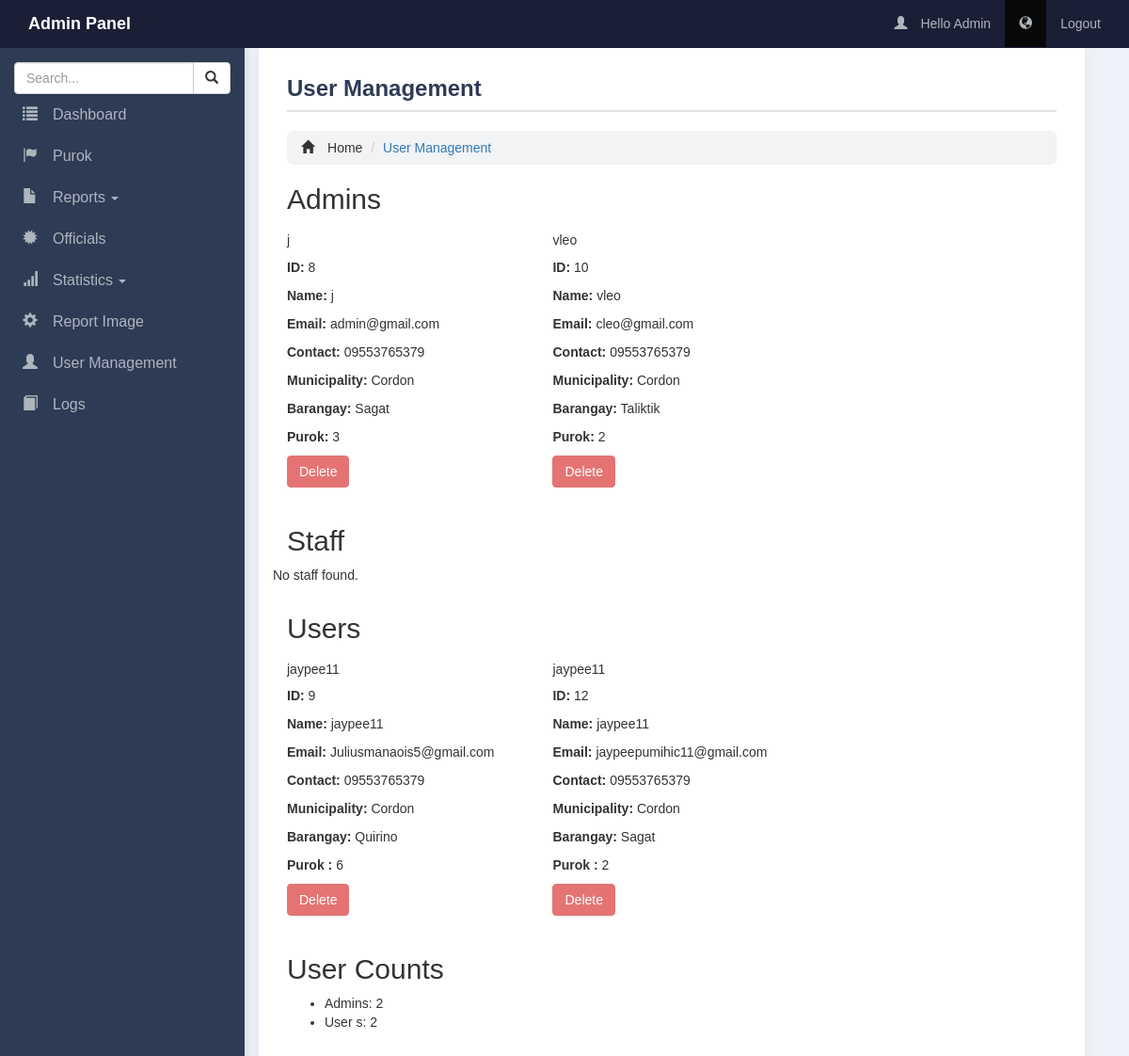
Screenshot of /user_management.php with the database file from the repository.
### tables this page shows
CREATE TABLE `users` (
  `id` int(11) NOT NULL,
  `user_type` varchar(50) NOT NULL,
  `name` varchar(100) NOT NULL,
  `email` varchar(100) NOT NULL,
  `password` varchar(255) NOT NULL,
  `contact` varchar(50) NOT NULL,
  `municipality` varchar(50) NOT NULL,
  `barangay` varchar(50) NOT NULL,
  `purok` int(11) NOT NULL,
  `verified` tinyint(1) NOT NULL DEFAULT 0
);

### user_management.php (the view, shortened to what this page needs)
<!DOCTYPE html>
<html lang="en">
<head>
  <link rel='stylesheet' href='//maxcdn.bootstrapcdn.com/bootstrap/3.3.5/css/bootstrap.min.css'>
  <link rel='stylesheet' href='//cdnjs.cloudflare.com/ajax/libs/animate.css/3.2.3/animate.min.css'>
  <link rel="stylesheet" href="admin.css">
</head>
<body>
<nav class="navbar navbar-inverse navbar-fixed-top">
  <div class="container">
    <div class="navbar-header">
      <a class="navbar-brand" href="/">Admin Panel</a>
    </div>
    <div class="collapse navbar-collapse">
      <ul class="nav navbar-nav navbar-right">
        <li><a href="#"><span class="glyphicon glyphicon-user">&nbsp;</span>Hello Admin</a></li>
        <li class="active"><a title="View Website" href="#"><span class="glyphicon glyphicon-globe"></span></a></li>
        <li><a href="login.php">Logout</a></li>
      </ul>
    </div>
  </div>
</nav>
<div class="container-fluid">
  <div class="col-md-3">
    <div id="sidebar">
      <div class="container-fluid tmargin">
        <div class="input-group">
          <input type="text" class="form-control" placeholder="Search...">
          <span class="input-group-btn">
            <button class="btn btn-default"><span class="glyphicon glyphicon-search"></span></button>
          </span>
        </div>
      </div>
      <ul class="nav navbar-nav side-bar">
        <li class="side-bar"><a href="admin_dashboard.php"><span class="glyphicon glyphicon-list">&nbsp;</span>Dashboard</a></li>
        <li class="side-bar"><a href="purok.php"><span class="glyphicon glyphicon-flag">&nbsp;</span>Purok</a></li>
        <li class="dropdown">
          <a href="#" class="dropdown-toggle" data-toggle="dropdown"><span class="glyphicon glyphicon-file">&nbsp;</span>Reports <span class="caret"></span></a>
        </li>
        <li class="side-bar"><a href="#"><span class="glyphicon glyphicon-certificate">&nbsp;</span>Officials</a></li>
        <li class="dropdown">
          <a href="#" class="dropdown-toggle" data-toggle="dropdown"><span class="glyphicon glyphicon-signal">&nbsp;</span>Statistics <span class="caret"></span></a>
        </li>
        <li class="side-bar"><a href="report_image.php"><span class="glyphicon glyphicon-cog">&nbsp;</span>Report Image</a></li>
        <li class="side-bar"><a href="user_management.php"><span class="glyphicon glyphicon-user">&nbsp;</span>User Management</a></li>
        <li class="side-bar"><a href="logs.php"><span class="glyphicon glyphicon-book">&nbsp;</span>Logs</a></li>
      </ul>
    </div>
  </div>
  <div class="col-md-9 animated bounce">
    <h1 class="page-header">User  Management</h1>
    <ul class="breadcrumb">
      <li><span class="glyphicon glyphicon-home">&nbsp;</span>Home</li>
      <li><a href="#">User  Management</a></li>
    </ul>
    <h2>Admins</h2>
    <div class="row">
      <?php
      include('db_connection.php');
      $stmt = $conn->prepare("SELECT * FROM users WHERE user_type = 'admin' ORDER BY id ASC");
      $stmt->execute();
      $admins = $stmt->get_result();
      if ($admins->num_rows > 0) {
        while ($admin = $admins->fetch_assoc()) {
          ?>
          <div class="col-md-4">
            <div class="card" style="margin-bottom: 20px;">
              <div class="card-body">
                <h5 class="card-title"><?php echo $admin['name']; ?></h5>
                <p class=" card-text"><strong>ID:</strong> <?php echo $admin['id']; ?></p>
                <p class="card-text"><strong>Name:</strong> <?php echo $admin['name']; ?></p>
                <p class="card-text"><strong>Email:</strong> <?php echo $admin['email']; ?></p>
                <p class="card-text"><strong>Contact:</strong> <?php echo $admin['contact']; ?></p>
                <p class="card-text"><strong>Municipality:</strong> <?php echo $admin['municipality']; ?></p>
                <p class="card-text"><strong>Barangay:</strong> <?php echo $admin['barangay']; ?></p>
                <p class="card-text"><strong>Purok:</strong> <?php echo $admin['purok']; ?></p>
                <button class="btn btn-danger" onclick="deleteUser(<?php echo $admin['id']; ?>)">Delete</button>
              </div>
            </div>
          </div>
          <?php
        }
      } else {
        echo '<p>No admins found.</p>';
      }
      ?>
    </div>
    <h2>Staff</h2>
    <div class="row">
      <?php
      $stmt = $conn->prepare("SELECT * FROM users WHERE user_type = 'staff' ORDER BY id ASC");
      $stmt->execute();
      $staff = $stmt->get_result();
      if ($staff->num_rows > 0) {
        while ($staffMember = $staff->fetch_assoc()) {
          ?>
          <div class="col-md-4">
            <div class="card" style="margin-bottom: 20px;">
              <div class="card-body">
                <h5 class="card-title"><?php echo $staffMember['name']; ?></h5>
                <p class="card-text"><strong>ID:</strong> <?php echo $staffMember['id']; ?></p>
                <p class="card-text"><strong>Name:</strong> <?php echo $staffMember['name']; ?></p>
                <p class="card-text"><strong>Email:</strong> <?php echo $staffMember['email']; ?></p>
                <p class="card-text"><strong>Contact:</strong> <?php echo $staffMember['contact']; ?></p>
                <p class="card-text"><strong>Municipality:</strong> <?php echo $staffMember['municipality']; ?></p>
                <p class="card-text"><strong>Barangay:</strong> <?php echo $staffMember['barangay']; ?></p>
                <p class="card-text"><strong>Purok:</strong> <?php echo $staffMember['purok']; ?></p>
                <button class="btn btn-danger" onclick="deleteUser(<?php echo $staffMember['id']; ?>)">Delete</button>
              </div>
            </div>
          </div>
          <?php
        }
      } else {
        echo '<p>No staff found.</p>';
      }
      ?>
    </div>
    <h2>Users</h2>
    <div class="row">
      <?php
      $stmt = $conn->prepare("SELECT * FROM users WHERE user_type = 'user' ORDER BY id ASC");
      $stmt->execute();
      $users = $stmt->get_result();
      if ($users->num_rows > 0) {
        while ($user = $users->fetch_assoc()) {
          ?>
          <div class="col-md-4">
            <div class="card" style="margin-bottom: 20px;">
              <div class="card-body">
                <h5 class="card-title"><?php echo $user['name']; ?></h5>
                <p class="card-text"><strong>ID:</strong> <?php echo $user['id']; ?></p>
                <p class="card-text"><strong>Name:</strong> <?php echo $user['name']; ?></p>
                <p class="card-text"><strong>Email:</strong> <?php echo $user['email']; ?></p>
                <p class="card-text"><strong>Contact:</strong> <?php echo $user['contact']; ?></p>
                <p class="card-text"><strong>Municipality:</strong> <?php echo $user['municipality']; ?></p>
                <p class="card-text"><strong>Barangay:</strong> <?php echo $user['barangay']; ?></p>
                <p class="card-text"><strong>Purok :</strong> <?php echo $user['purok']; ?></p>
                <button class="btn btn-danger" onclick="deleteUser(<?php echo $user['id']; ?>)">Delete</button>
              </div>
            </div>
          </div>
          <?php
        }
      } else {
        echo '<p>No users found.</p>';
      }
      ?>
    </div>
    <h2>User Counts</h2>
    <ul>
      <?php
      $stmt = $conn->prepare("SELECT COUNT(*) as count, user_type FROM users GROUP BY user_type");
      $stmt->execute();
      $userCounts = $stmt->get_result();
      while ($userCount = $userCounts->fetch_assoc()) {
        ?>
        <li><?php echo ucfirst($userCount['user_type']) . 's: ' . $userCount['count']; ?></li>
        <?php }
      ?>
    </ul>
  </div>
</div>
</body>
</html>

### admin.css (style rules this page uses)
body { padding-top: 50px; background-color: #eef1f7; font-family: 'Arial', sans-serif; }
.navbar-inverse { background-color: #1a1f36; border-color: #1a1f36; }
.navbar-brand { color: #ffffff !important; font-weight: bold; }
.navbar-nav > li > a { color: #adb5bd !important; }
#sidebar { position: fixed; top: 51px; left: 0; width: 260px; height: calc(100% - 51px); background-color: #2e3b55; padding-top: 15px; color: #ffffff; overflow-y: auto; box-shadow: 2px 0 10px rgba(0, 0, 0, 0.1); }
.side-bar { padding: 0; }
.side-bar > li { list-style-type: none; }
.side-bar > li > a { display: block; color: #cfd8dc; padding: 12px 20px; font-size: 16px; border-left: 4px solid transparent; text-decoration: none; transition: background-color 0.3s, border-left-color 0.3s; }
.col-md-9 { margin-left: 260px; padding: 30px; background-color: #ffffff; min-height: 100vh; box-shadow: 0 0 10px rgba(0, 0, 0, 0.05); }
.page-header { margin-top: 0; padding-bottom: 10px; border-bottom: 2px solid #dee2e6; font-size: 24px; font-weight: bold; color: #2e3b55; }
.breadcrumb { background-color: #f1f3f5; border-radius: 6px; margin-bottom: 20px; }
.btn-danger { background-color: #e57373; border-color: #e57373; color: #ffffff; font-size: 14px; padding: 6px 12px; transition: background-color 0.3s; }
.animated { animation-duration: 1s; animation-fill-mode: both; }
.bounce { animation-name: bounce; transform-origin: center bottom; }

### rows the page displays
users: name "j", id "8", email "admin@gmail.com", contact "09553765379", municipality "Cordon", barangay "Sagat", purok "3"
users: name "vleo", id "10", email "cleo@gmail.com", contact "09553765379", municipality "Cordon", barangay "Taliktik", purok "2"
users: name "jaypee11", id "9", email "Juliusmanaois5@gmail.com", contact "09553765379", municipality "Cordon", barangay "Quirino", purok "6"
users: name "jaypee11", id "12", email "jaypeepumihic11@gmail.com", contact "09553765379", municipality "Cordon", barangay "Sagat", purok "2"

### other values shown
$userCount['user_type'] "Admin"
$userCount['count'] "2"
$userCount['user_type'] "User"
